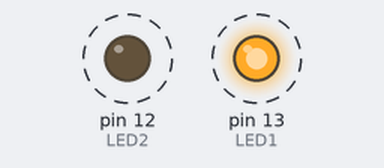
This sketch was run on a simulated Arduino Uno, built with avr-gcc and run on an emulated ATmega328P. Parts: output pins drawn as LEDs (lit = HIGH). Dashed ring = blinking.

Above: at 0.5 s.
Timing chart, 0 to 4.6 s (numbered marks = the images above):
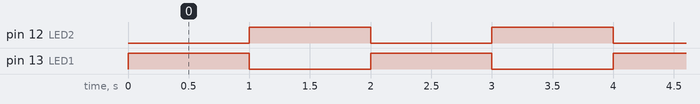

Measured:
- by itself, pin 12 (LED2), pin 13 (LED1): alternates HIGH for 1.0 s and LOW for 1.0 s
- by itself, everything shown: repeats every 2.0 s, in 3 steps

The sketch:

dos_led.ino
```cpp
// Práctica encender y apagar dos LED
const int LED1=13;
const int LED2=12;


void setup() {
  // put your setup code here, to run once:
pinMode(LED1,OUTPUT);
pinMode(LED2,OUTPUT);
}

void loop() {
  // put your main code here, to run repeatedly:

digitalWrite(LED1,HIGH);
delay(1000);
digitalWrite(LED1,LOW);
digitalWrite(LED2,HIGH);
delay(1000);
digitalWrite(LED2,LOW);
}
```
